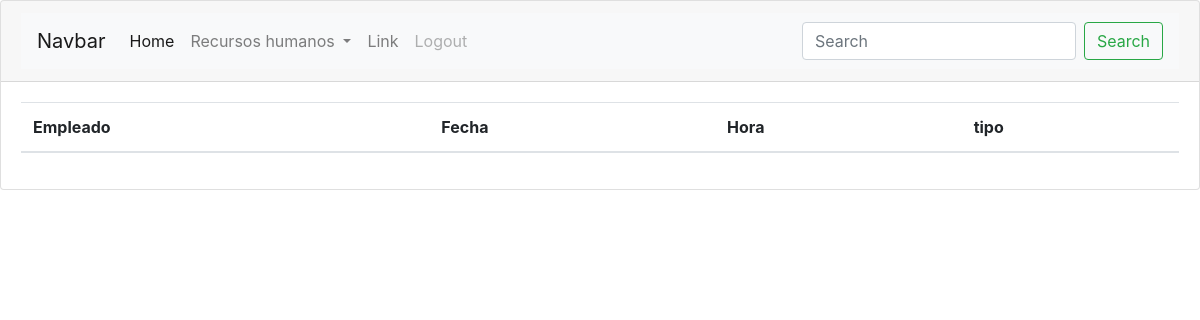
Before: /RH/asistencias (signed in) with the older database file.
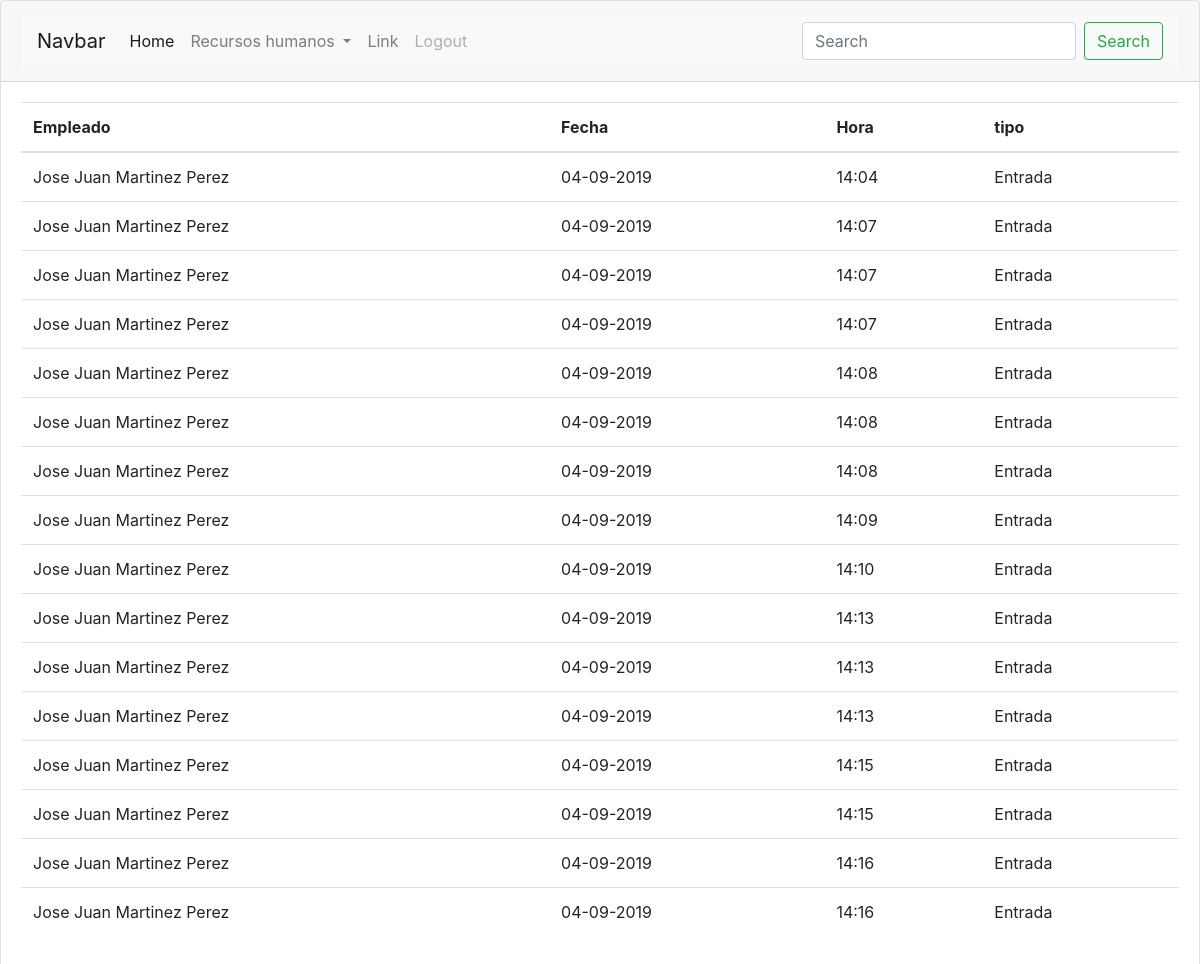
After: the same page with the newer database file.
### RH/models.py (models this page shows)
class Asistencia(models.Model):
	fecha=models.DateTimeField(default=timezone.now)
	tipo=models.CharField(max_length=1)
	empleado=models.ForeignKey(Empleado,on_delete=models.CASCADE)

class Empleado(models.Model):
	nombre=models.CharField(max_length=120)
	apellido_paterno=models.CharField(max_length=120)
	apellido_materno=models.CharField(max_length=120,blank=True,null=True)
	fecha_de_nacimiento=models.DateTimeField(blank=True,null=True)
	fecha_de_alta=models.DateTimeField(default=timezone.now)
	rol=models.ForeignKey(Rol,on_delete=models.CASCADE)
	usuario=models.OneToOneField('auth.User',on_delete=models.CASCADE)

### RH/views.py (the view)
# urls.py: path('asistencias',views.asistencias_index,name='asis_index'),
@login_required
def asistencias_index(request):
	asis=Asistencia.objects.all()
	return render(request,'RH/asistencias_index.html',{'asistencias':asis})

### RH/templates/RH/asistencias_index.html (shortened to what this page needs)
{%extends 'base.html'%}
{%block content%}
	<table class="table">
	  <thead>
	    <tr>
	      <th scope="col">Empleado</th>
	      <th scope="col">Fecha</th>
	      <th scope="col">Hora</th>
	      <th scope="col">tipo</th>
	    </tr>
	  </thead>
	  <tbody>
	  	{% for asis in asistencias %}
		    <tr>
		      <td>{{asis.empleado.nombre}} {{asis.empleado.apellido_paterno}} {{asis.empleado.apellido_materno}}</td>
		      <td>{{asis.fecha|date:'d-m-Y'}}</td>
		      <td>{{asis.fecha|date:'G:i'}}</td>
		      <td>
		      	{%ifequal asis.tipo 'e'%}
		      		Entrada
		      	{%else%}
		      		Salida
		      	{%endifequal%}
		    </tr>
		{% endfor %}
	  </tbody>
	</table>
{%endblock content%}

Changed rows visible on the page:
added Asistencia: empleado.nombre "Jose Juan", empleado.apellido_paterno "Martinez", empleado.apellido_materno "Perez", fecha "04-09-2019", fecha "14:04"
added Asistencia: empleado.nombre "Jose Juan", empleado.apellido_paterno "Martinez", empleado.apellido_materno "Perez", fecha "04-09-2019", fecha "14:07"
added Asistencia: empleado.nombre "Jose Juan", empleado.apellido_paterno "Martinez", empleado.apellido_materno "Perez", fecha "04-09-2019", fecha "14:07"
added Asistencia: empleado.nombre "Jose Juan", empleado.apellido_paterno "Martinez", empleado.apellido_materno "Perez", fecha "04-09-2019", fecha "14:07"
added Asistencia: empleado.nombre "Jose Juan", empleado.apellido_paterno "Martinez", empleado.apellido_materno "Perez", fecha "04-09-2019", fecha "14:08"
added Asistencia: empleado.nombre "Jose Juan", empleado.apellido_paterno "Martinez", empleado.apellido_materno "Perez", fecha "04-09-2019", fecha "14:08"
added Asistencia: empleado.nombre "Jose Juan", empleado.apellido_paterno "Martinez", empleado.apellido_materno "Perez", fecha "04-09-2019", fecha "14:08"
added Asistencia: empleado.nombre "Jose Juan", empleado.apellido_paterno "Martinez", empleado.apellido_materno "Perez", fecha "04-09-2019", fecha "14:09"
added Asistencia: empleado.nombre "Jose Juan", empleado.apellido_paterno "Martinez", empleado.apellido_materno "Perez", fecha "04-09-2019", fecha "14:10"
added Asistencia: empleado.nombre "Jose Juan", empleado.apellido_paterno "Martinez", empleado.apellido_materno "Perez", fecha "04-09-2019", fecha "14:13"
added Asistencia: empleado.nombre "Jose Juan", empleado.apellido_paterno "Martinez", empleado.apellido_materno "Perez", fecha "04-09-2019", fecha "14:13"
added Asistencia: empleado.nombre "Jose Juan", empleado.apellido_paterno "Martinez", empleado.apellido_materno "Perez", fecha "04-09-2019", fecha "14:13"
added Asistencia: empleado.nombre "Jose Juan", empleado.apellido_paterno "Martinez", empleado.apellido_materno "Perez", fecha "04-09-2019", fecha "14:15"
added Asistencia: empleado.nombre "Jose Juan", empleado.apellido_paterno "Martinez", empleado.apellido_materno "Perez", fecha "04-09-2019", fecha "14:15"
added Asistencia: empleado.nombre "Jose Juan", empleado.apellido_paterno "Martinez", empleado.apellido_materno "Perez", fecha "04-09-2019", fecha "14:16"
added Asistencia: empleado.nombre "Jose Juan", empleado.apellido_paterno "Martinez", empleado.apellido_materno "Perez", fecha "04-09-2019", fecha "14:16"
